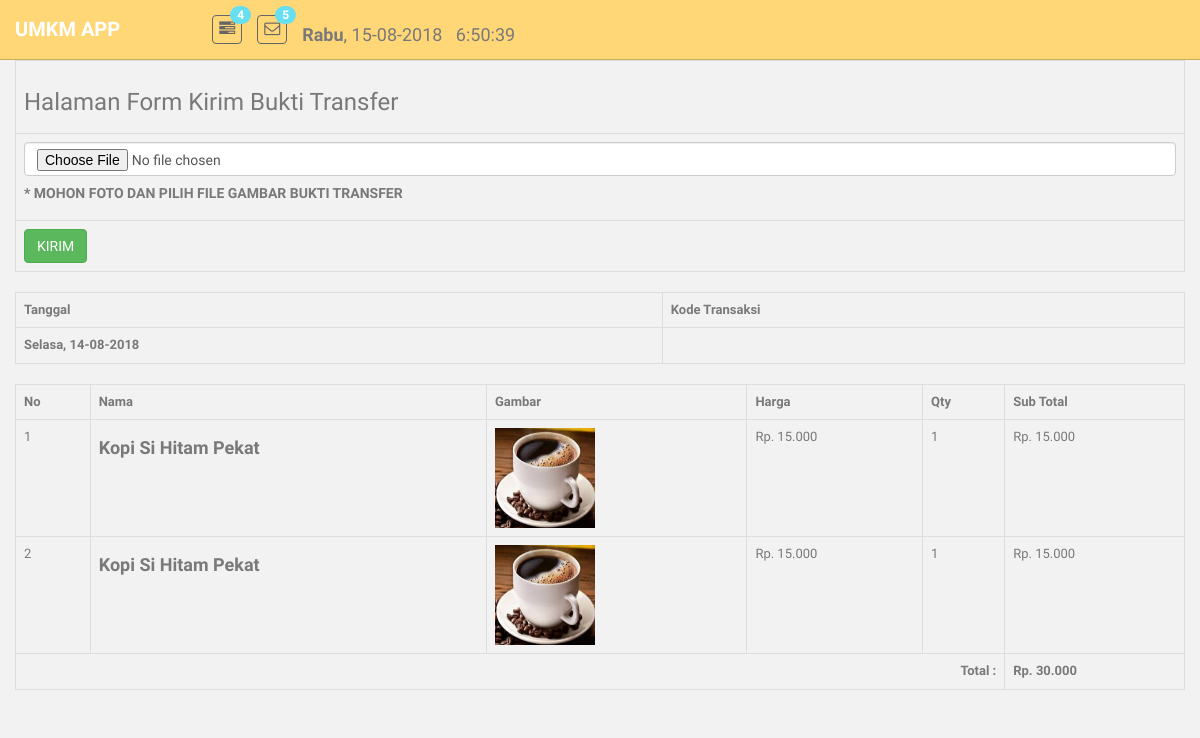
Page /index.php/shop/submit_transfer_proof on the committed database.
### tables this page shows
CREATE TABLE `carts` (
  `id` int(11) NOT NULL,
  `status` enum('0','1','2') DEFAULT NULL COMMENT '0 = Unsubmitted, 1 = Submitted and pending, 2 = Confirmed by Admin',
  `transaction_code` text,
  `file_name` text,
  `description` text,
  `created_at` timestamp NOT NULL DEFAULT CURRENT_TIMESTAMP,
  `updated_at` timestamp NOT NULL DEFAULT CURRENT_TIMESTAMP
);

CREATE TABLE `carts_details` (
  `id` int(11) NOT NULL,
  `cart_id` int(11) NOT NULL,
  `product_id` int(11) NOT NULL,
  `qty` int(11) DEFAULT NULL,
  `description` text,
  `is_cancelled` enum('0','1') NOT NULL DEFAULT '0',
  `created_at` timestamp NOT NULL DEFAULT CURRENT_TIMESTAMP ON UPDATE CURRENT_TIMESTAMP,
  `updated_at` timestamp NOT NULL DEFAULT '0000-00-00 00:00:00'
);

CREATE TABLE `products` (
  `id` int(11) NOT NULL,
  `name` varchar(100) NOT NULL,
  `file_name` text,
  `qty` int(11) DEFAULT NULL,
  `company_id` int(11) NOT NULL,
  `price` bigint(11) NOT NULL,
  `created_at` timestamp NOT NULL DEFAULT CURRENT_TIMESTAMP,
  `updated_at` timestamp NOT NULL DEFAULT CURRENT_TIMESTAMP
);

### application/libraries/Template.php (called while the page is built)
<?php if ( ! defined('BASEPATH')) exit('No direct script access allowed');
class Template {
		var $template_data = array();
		function set($name, $value)
		{
			$this->template_data[$name] = $value;
		}
		function load($template = '', $view = '' , $view_data = array(), $return = FALSE)
		{
			$this->CI =& get_instance();
			$this->set('contents', $this->CI->load->view($view, $view_data, TRUE));
			return $this->CI->load->view($template, $this->template_data, $return);
		}
}

### application/controllers/Shop.php (called while the page is built, shortened)
<?php
class Shop extends CI_Controller
{
    public function __construct()
    {
        $this->load->model('Company_model', 'company');
        $this->load->model('Product_model', 'product');
        $this->load->model('Cart_detail_model', 'cart_detail');
    }
    public function submit_transfer_proof()
    {
        if (isset($_POST['submit'])) {
            $config['upload_path']          = './uploads/';
            $config['allowed_types']        = 'gif|jpg|png|jpeg';
            $this->load->library('upload', $config);
            $this->upload->do_upload('file_name');
            $data = $this->upload->data();
            $cart_id = $this->session->userdata('cart_id');
            $data = [
                'status' => '2',
                'file_name' => $data['file_name']
            ];
            $this->db->where('id', $cart_id);
            $this->db->update('carts', $data);
            $this->session->set_flashdata('message', '<h3>BARANG AKAN SEGERA DIKIRIMKAN OLEH PIHAK UMKM TERKAIT</h3>');
            $this->session->set_flashdata('above_message', '<h3>BUKTI UNTUK TRANSAKSI DENGAN KODE: ['.$this->session->userdata('transaction_code').'] TELAH BERHASIL DIKIRIMKAN!!</h3>');
            redirect('shop');
        } else {
            $transaction_code = $this->session->userdata('transaction_code');
            $data['record'] = $this->db->get_where('carts', ['transaction_code' => $transaction_code])->row_array();
            $cart_id = $data['record']['id'];
            $this->session->set_userdata('cart_id', $cart_id);
            $data['record_detail'] = $this->cart_detail->get_with_product($cart_id)->result();
            $this->template->load('templates/shop_template', 'shop/submit_transfer_proof', $data);
        }
    }
}

### index.php (called while the page is built, shortened)
<?php
require_once BASEPATH.'core/CodeIgniter.php';

### application/models/Cart_detail_model.php (called while the page is built)
<?php
class Cart_detail_model extends CI_Model
{
    public function get_with_product($cart_id)
    {
        $this->db->select('*, crd.id AS detail_id, crd.qty AS qty');
        $this->db->from('carts_details AS crd');
        $this->db->join('products AS prd', 'prd.id = crd.product_id', 'right');
        $this->db->where('cart_id', $cart_id);
        $this->db->where('is_cancelled != "1"');
        return $this->db->get();
    }
}

### application/views/shop/submit_transfer_proof.php (the view, shortened to what this page needs)
<?php
    function rupiah($angka){
        $hasil_rupiah = "Rp. " . number_format($angka,0,',','.');
        return $hasil_rupiah;
    }
    function angka($angka){
        $hasil_rupiah = number_format($angka,0,',','.');
        return $hasil_rupiah;
    }
?>
<?php
function hari_ini($hari){
    switch($hari){
        case 'Tue':
            $hari_ini = "Selasa";
        break;
    }
    return "<b>" . $hari_ini . "</b>";
}
?>
<?php echo form_open_multipart('shop/submit_transfer_proof'); ?>
<table class="table table-bordered">
  <tr>
    <td><h3>Halaman Form Kirim Bukti Transfer</h3></td>
  </tr>
  <tr>
    <td><input type="file" name="file_name" class="form-control" required><h5><b>* MOHON FOTO DAN PILIH FILE GAMBAR BUKTI TRANSFER</b></h5></td>
  </tr>
  <tr>
    <td><input type="submit" name="submit" class="btn btn-success" value="KIRIM"></td>
  </tr>
</table>
<?php echo form_close(); ?>
<table class="table table-bordered">
  <tr>
    <td><b>Tanggal</b></td>
    <td><b>Kode Transaksi</b></td>
  </tr>
  <tr>
    <td><?php echo hari_ini(date_format(date_create($record['created_at']), 'D')) . '<b>, '.date_format(date_create($record['created_at']), 'd-m-Y').'</b>' ?></td>
    <td>
    </td>
  </tr>
</table>
<table class="table table-bordered">
  <tr>
    <th>No</th>
    <th>Nama</th>
    <th>Gambar</th>
    <th>Harga</th>
    <th>Qty</th>
    <th>Sub Total</th>
  </tr>
  <?php
  $no = 1;
  $total = 0;
  foreach ($record_detail as $r) {
      echo "
      <tr>
        <td>$no</td>
        <td><h4><b>$r->name</b></h4></td>
        <td><img src=".base_url()."uploads/".$r->file_name." width='100' height='100'></td>
        <td>".rupiah($r->price)."</td>
        <td>".angka($r->qty)."</td>
        <td>".rupiah($r->price * $r->qty)."</td>
      </tr>
      ";
      $no++;
      $total = $total + ($r->price * $r->qty);
  }
  ?>
  <tr>
    <td colspan="5" align="right"><b>Total :</b></td>
    <td><b><?php echo rupiah($total); ?></b></td>
  </tr>
</table>

### application/views/templates/shop_template.php (shortened to what this page needs)
<?php
function current_date($hari){
    switch($hari){
        case 'Wed':
            $hari_ini = "Rabu";
        break;
    }
    return "<b>" . $hari_ini . "</b>";
}
?>
<!DOCTYPE html>
<html lang="en">
  <head>
    <link href="<?php echo base_url(); ?>assets/css/bootstrap.css" rel="stylesheet">
    <link href="<?php echo base_url(); ?>assets/font-awesome/css/font-awesome.css" rel="stylesheet" />
    <link rel="stylesheet" type="text/css" href="<?php echo base_url(); ?>assets/css/zabuto_calendar.css">
    <link rel="stylesheet" type="text/css" href="<?php echo base_url(); ?>assets/js/gritter/css/jquery.gritter.css" />
    <link rel="stylesheet" type="text/css" href="<?php echo base_url(); ?>assets/lineicons/style.css">
    <link href="<?php echo base_url(); ?>assets/css/shop-style.css" rel="stylesheet">
    <link href="<?php echo base_url(); ?>assets/css/style-responsive.css" rel="stylesheet">
  </head>
  <body onload="startTime()">
  <section id="container" >
      <header class="header black-bg">
            <?php echo anchor('shop', '<b>UMKM APP</b>', ['class' => 'logo']); ?>
            <div class="nav notify-row" id="top_menu">
                <ul class="nav top-menu">
                    <li class="dropdown">
                        <a data-toggle="dropdown" class="dropdown-toggle" href="<?php echo base_url(); ?>index.html#">
                            <i class="fa fa-tasks"></i>
                            <span class="badge bg-theme">4</span>
                        </a>
                    </li>
                    <li id="header_inbox_bar" class="dropdown">
                        <a data-toggle="dropdown" class="dropdown-toggle" href="<?php echo base_url(); ?>index.html#">
                            <i class="fa fa-envelope-o"></i>
                            <span class="badge bg-theme">5</span>
                        </a>
                    </li>
                    <li id="header_inbox_bar" class="dropdown">
                        <table>
                            <tr>
                                <td><h4><?php echo current_date(date("D")).', '.date("d-m-Y") . '&nbsp&nbsp&nbsp'; ?></h4></td>
                                <td><h4><div id='txt'></div></h4></td>
                            </tr>
                        </table>
                    </li>
                </ul>
            </div>
        </header>
      <section id="main-content">
          <section class="wrapper">
              <div class="row">
                <?php echo $contents; ?>
              </div>
          </section>
      </section>
  </section>
  </body>
</html>

### assets/css/shop-style.css (style rules this page uses)
body { color: #797979; background: #f2f2f2; font-family: 'Ruda', sans-serif; padding: 0px !important; margin: 0px !important; font-size:13px; }
ul li { list-style: none; }
a, a:hover, a:focus { text-decoration: none; outline: none; }
#container { width: 100%; height: 100%; }
.bg-theme { background-color: #68dff0; }
#main-content { margin-left: 0px; }
.header, .footer { min-height: 60px; padding: 0 15px; }
.header { position: fixed; left: 0; right: 0; z-index: 1002; }
.black-bg { background: #ffd777; border-bottom: 1px solid #c9aa5f; }
.wrapper { display: inline-block; margin-top: 60px; padding-left: 15px; padding-right: 15px; padding-bottom: 15px; padding-top: 0px; width: 100%; }
a.logo { font-size: 20px; color: #ffffff; float: left; margin-top: 15px; text-transform: uppercase; }
a.logo b { font-weight: 900; }
#top_menu .nav > li, ul.top-menu > li { float: left; }
.notify-row { float: left; margin-top: 15px; margin-left: 92px; }
ul.top-menu > li > a { color: #666666; font-size: 16px; border-radius: 4px; -webkit-border-radius: 4px; border:1px solid #666666 !important; padding: 2px 6px; margin-right: 15px; }
.notify-row .badge { position: absolute; right: -10px; top: -10px; z-index: 100; }

### rows in the picture
carts: created_at "14-08-2018"
carts_details: product.name "Kopi Si Hitam Pekat", product.file_name (picture), product.price "Rp. 15.000", qty "1", rupiah($r->price * $r->qty) "Rp. 15.000"
carts_details: product.name "Kopi Si Hitam Pekat", product.file_name (picture), product.price "Rp. 15.000", qty "1", rupiah($r->price * $r->qty) "Rp. 15.000"

### other values in the picture
anchor('shop', '<b>UMKM APP</b>', ['class' => 'logo']) "UMKM APP"
$hari_ini "Rabu"
$hari_ini "Selasa"
rupiah($total) "Rp. 30.000"
